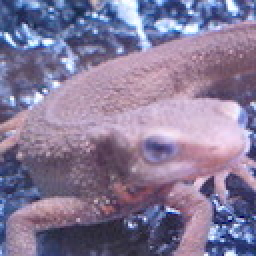
#> input picture Exercise_Gasyori100knock/assets/imori.jpg, 128 x 128 px (shown 2 times larger)
$ python ans_11to20.py   (older library calls are emulated)
#> lines starting #> are read from the running program, lines starting #| are printed output that depends on the picture
#> in test_function, img is the input picture: shape (128, 128, 3); mean B, G, R 152.8, 121.8, 134.1
import cv2
import numpy as np
from matplotlib import pyplot as plt


# [141 lines left out: functions avg_filter, motion_filter, max_min_filter, custom_filter, differential_filter, sobel_filter and 4 more, not called in this run]


def plot_histogram(img: np.ndarray) -> np.ndarray:
    img = cv2.cvtColor(img, cv2.COLOR_BGR2GRAY)
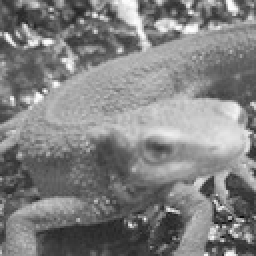
#> img: shape (128, 128) (shown 2 times larger); min 11, max 254, mean 129
    plt.hist(img.ravel(), bins=255, rwidth=0.8, range=(0, 255))
    plt.show()
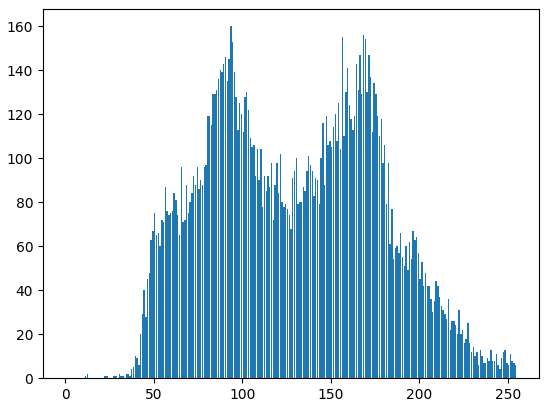
#> figure drawn by matplotlib, 1 panel; tallest bar 160 high, from x = 93.1 to 93.9
    return img


my_function_map = {
    "method11": avg_filter,
    "method12": motion_filter,
    "method13": max_min_filter,
    "method14": differential_filter,
    "method15": sobel_filter,
    "method16": prewitt_filter,
    "method17": laplacian_filter,
    "method18": emboss_filter,
    "method19": LoG_filter,
    "method20": plot_histogram
}


def test_function():
    img = cv2.imread("../assets/imori.jpg")
    # for func_name in my_function_map:
    img_ = my_function_map['method20'](img)
    cv2.imshow("result", img_)
    cv2.waitKey(0)
    cv2.destroyAllWindows()


if __name__ == '__main__':
    test_function()
